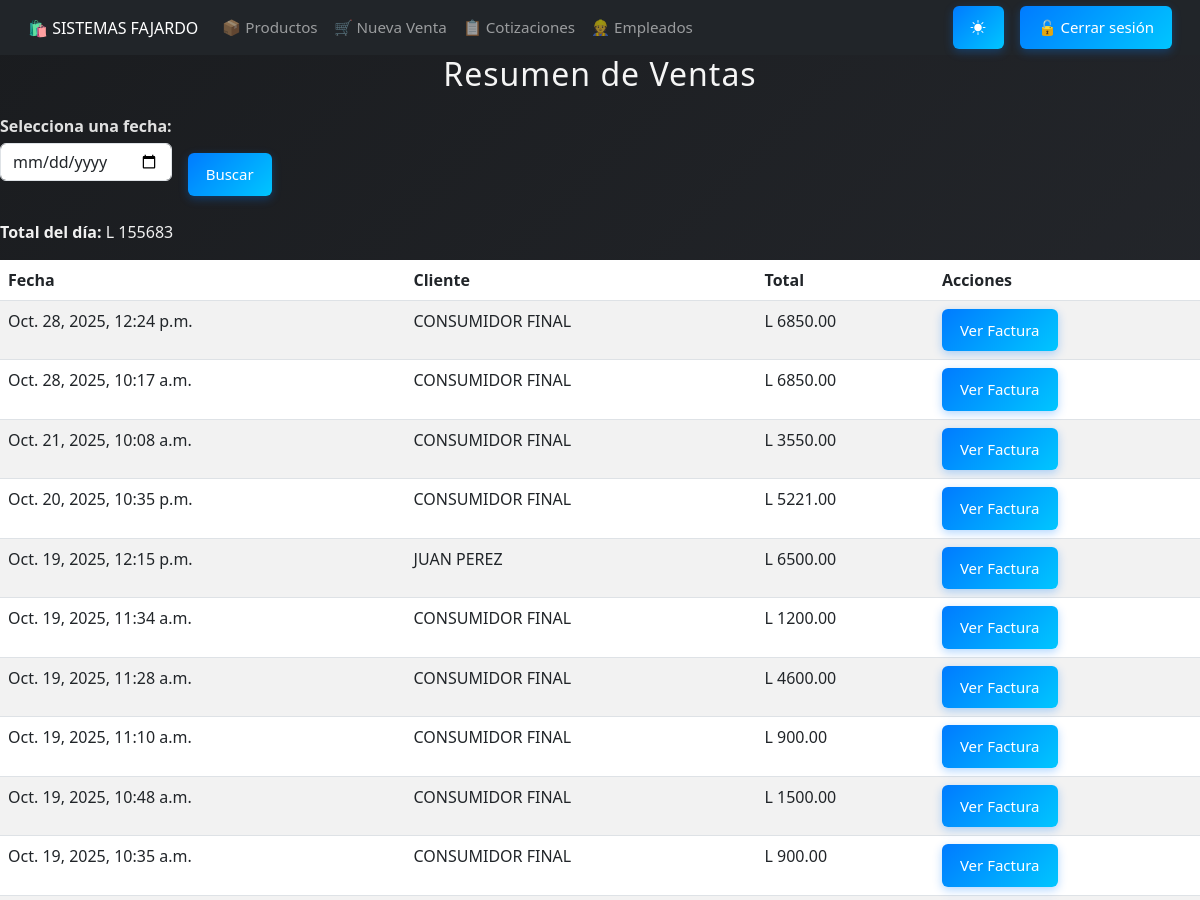
Page /ventas/ (signed in, upper part) on the earlier database version.
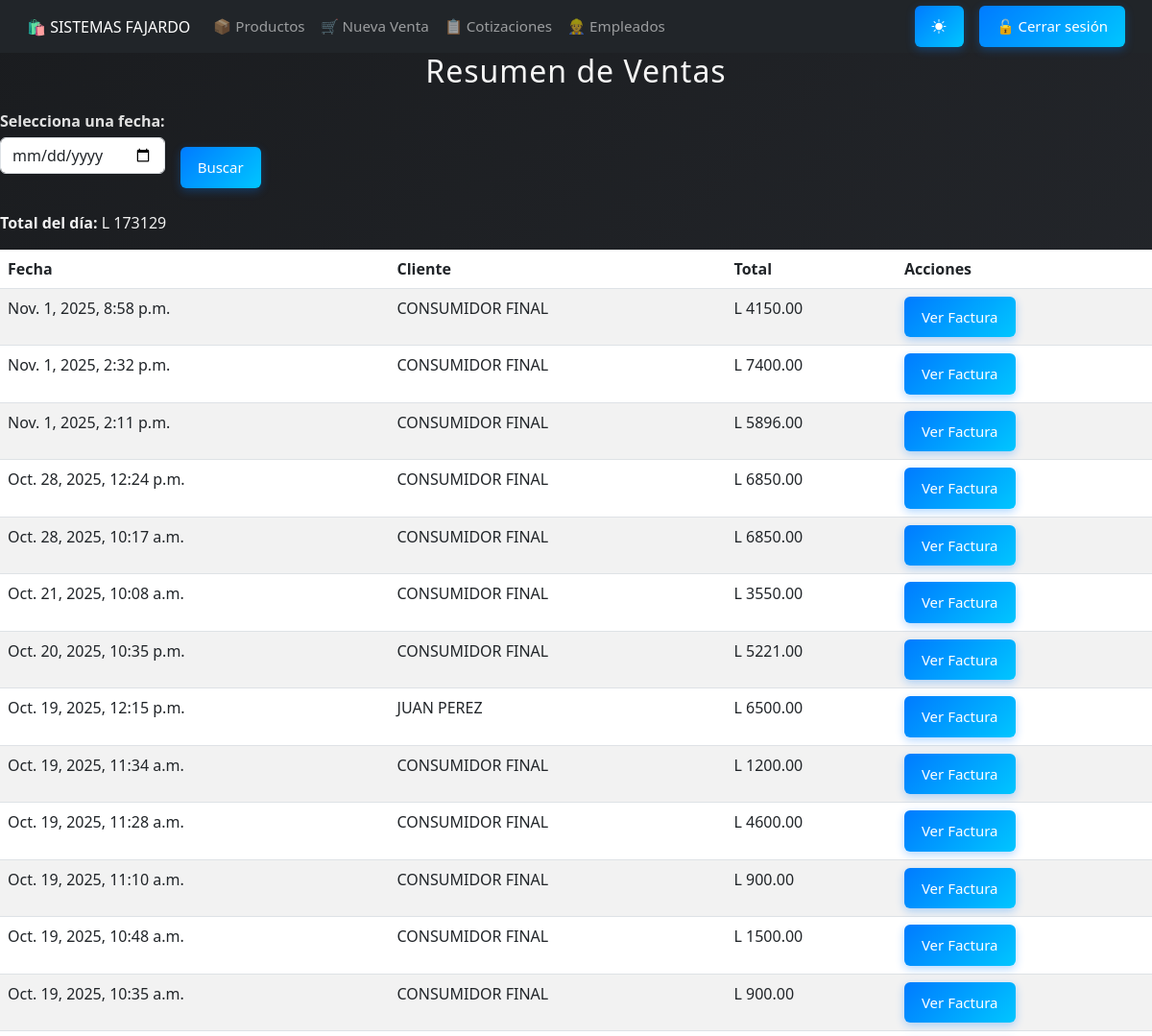
Same page on the later database version.
### core/models.py (models this page shows, shortened)
class Venta(models.Model):
    fecha = models.DateTimeField(auto_now_add=True)
    total = models.DecimalField(max_digits=10, decimal_places=2, default=0)
    cliente = models.ForeignKey(
        'Cliente',  # o core.Cliente si está en otro app
        on_delete=models.SET_NULL,
        null=True,
        blank=True,
        default=None
    )
    tipo_pago = models.CharField(
        max_length=10,
        choices=[('contado', 'Contado'), ('credito', 'Crédito')],
        default='contado'
    )
    cai = models.ForeignKey(
        'CAI',
        on_delete=models.SET_NULL,
        null=True,
        blank=True
    )
    numero_factura = models.PositiveIntegerField(null=True, blank=True)

class Cliente(models.Model):
    nombre    = models.CharField(max_length=100)
    direccion = models.CharField(max_length=200, blank=True)
    telefono  = models.CharField(max_length=20, blank=True)
    correo    = models.EmailField(blank=True)

### core/views.py (the view)
# urls.py: path('ventas/', views.resumen_ventas, name='resumen_ventas'),
@login_required
@permission_required('core.view_venta', raise_exception=True)
def resumen_ventas(request):
    fecha_str = request.GET.get('fecha')
    ventas = []
    total_general = 0
    if fecha_str:
        try:
            fecha = datetime.strptime(fecha_str, '%Y-%m-%d').date()
            ventas = Venta.objects.filter(fecha__date=fecha).order_by('-fecha')
        except ValueError:
            ventas = Venta.objects.none()
    else:
        ventas = Venta.objects.all().order_by('-fecha')
    total_general = ventas.aggregate(Sum('total'))['total__sum'] or 0
    return render(request, 'resumen_ventas.html', {
        'ventas': ventas,
        'total_general': total_general,
        'fecha': fecha_str
    })

### core/templates/resumen_ventas.html (shortened to what this page needs)
{% extends 'base.html' %}
{% block content %}
<h2>Resumen de Ventas</h2>
<form method="get" class="row g-3 mb-4">
  <div class="col-auto">
    <label for="fecha">Selecciona una fecha:</label>
    <input type="date" name="fecha" id="fecha" value="{{ fecha }}" class="form-control">
  </div>
  <div class="col-auto align-self-end">
    <button type="submit" class="btn btn-primary">Buscar</button>
  </div>
</form>
<p><strong>Total del día:</strong> L {{ total_general }}</p>
<table class="table table-striped mt-3">
  <thead>
    <tr>
      <th>Fecha</th>
      <th>Cliente</th>
      <th>Total</th>
      <th>Acciones</th>
    </tr>
  </thead>
  <tbody>
    {% for venta in ventas %}
    <tr>
      <td>{{ venta.fecha}}</td>
      <td>{{ venta.cliente.nombre }}</td>
      <td>L {{ venta.total }}</td>
      <td>
        <a href="{% url 'factura' venta.id %}" class="btn btn-sm btn-outline-primary">Ver Factura</a>
      </td>
    </tr>
    {% empty %}
    <tr><td colspan="4">No hay ventas registradas en esta fecha.</td></tr>
    {% endfor %}
  </tbody>
</table>
{% endblock %}

Differences in the rows shown:
added Venta: fecha "Nov. 1, 2025, 8:58 p.m.", cliente.nombre "CONSUMIDOR FINAL", total "4150.00"
added Venta: fecha "Nov. 1, 2025, 2:32 p.m.", cliente.nombre "CONSUMIDOR FINAL", total "7400.00"
added Venta: fecha "Nov. 1, 2025, 2:11 p.m.", cliente.nombre "CONSUMIDOR FINAL", total "5896.00"
Other differences:
{{ total_general }}: "155683" → "173129"
